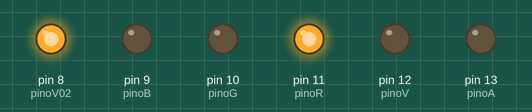
Recording of a sketch running on a simulated Arduino Uno, built with avr-gcc and run on an emulated ATmega328P. On the bench: output pins drawn as LEDs (lit = HIGH).

Above: at 1.0 s.
At 3.0 s:
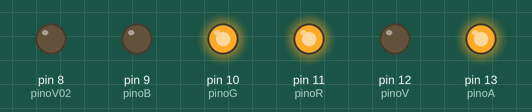
At 5.0 s:
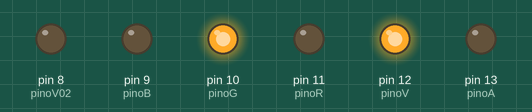
Timing chart, 0 to 7.8 s (numbered marks = the images above):
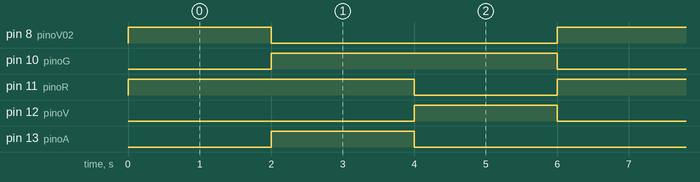

The sketch:

3_exerc.ino
```cpp
/*CRIAR UM SEMÁFORO UTILIZANDO 6 LEDS E UM RGB*/
boolean anoC = true;
int pinoA = 13;
int pinoV = 12;
int pinoR = 11;
int pinoG = 10;
int pinoB = 9;
int pinoV02 = 8;

void setup(){
  pinMode(pinoR, OUTPUT);
  pinMode(pinoG, OUTPUT);
  pinMode(pinoB, OUTPUT);
  pinMode(pinoV, OUTPUT);
  pinMode(pinoV02, OUTPUT);
  pinMode(pinoA, OUTPUT);
}

void loop(){
  setCor(255,0,0);
  digitalWrite(pinoV02, HIGH);
  delay(2000);
  digitalWrite(pinoV02, LOW);
  setCor(255,255,0);
  digitalWrite(pinoA, HIGH);
  delay(2000);
  digitalWrite(pinoA, LOW);
  setCor(0,255,0);
  digitalWrite(pinoV, HIGH);
  delay(2000);
  digitalWrite(pinoV, LOW);

}

void setCor(int verm, int verd, int azul){
  if(anoC == true){
    verm =  verm++;
    verd =  verd++;
    azul =  azul++;
  }
  analogWrite(pinoR,verm);
  analogWrite(pinoG,verd);
  analogWrite(pinoB,azul);
}
```

Measured:
- by itself, pin 8 (pinoV02), pin 12 (pinoV), pin 13 (pinoA): alternates HIGH for 2.0 s and LOW for 4.0 s
- by itself, pin 10 (pinoG), pin 11 (pinoR): alternates HIGH for 4.0 s and LOW for 2.0 s
- by itself, everything shown: repeats every 6.0 s, in 4 steps
